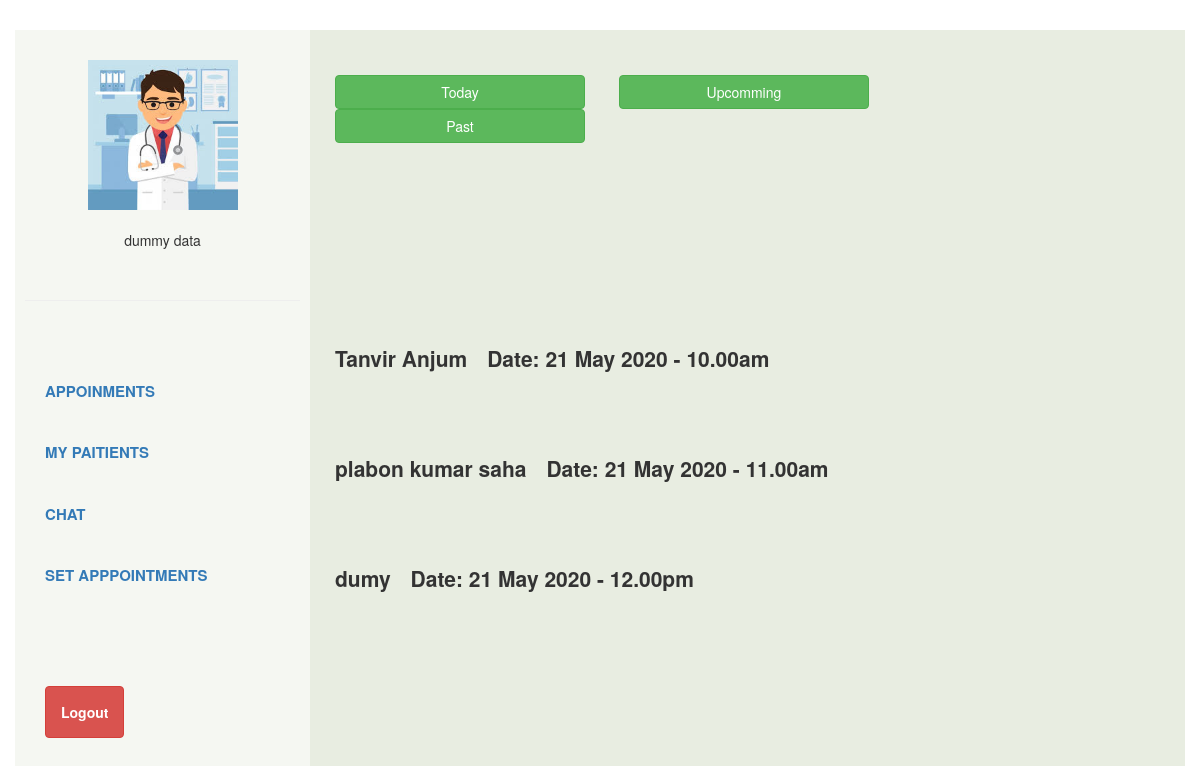
Page /doctorPortal/doctorPortal.php (signed in) on the committed database.
### tables this page shows
CREATE TABLE `appointments` (
  `appointmentsID` int(16) NOT NULL,
  `doctorID` int(16) NOT NULL,
  `appointmentsStatus` varchar(16) NOT NULL DEFAULT '''0''',
  `patientId` int(16) NOT NULL,
  `Date` varchar(16) NOT NULL,
  `time` varchar(16) NOT NULL
);

CREATE TABLE `user` (
  `userID` int(11) NOT NULL,
  `userName` varchar(32) NOT NULL,
  `userEmail` varchar(32) NOT NULL,
  `u_image` varchar(355) NOT NULL,
  `userPhone` varchar(16) NOT NULL,
  `userPassword` varchar(255) NOT NULL
);

### doctorPortal/doctorPortal.php (the view, shortened to what this page needs)
<!DOCTYPE html>
<html lang="en">
<?php
    if(isset($_SESSION['doctorName'])){
   $doctorID= $_SESSION['doctorID'];
    $doctorName = $_SESSION['doctorName'];
    include_once '../connection/dbConnect.php';
     if (!isset($_POST['upcomming']))
    {
        if (!isset($_POST['past']))
        {
                $todayDate = date('d/M/Y');
        }
         else
         {
             $todayDate = date('d/M/Y', time() - 86400);
         }
     }
    else
    {
        $todayDate = date('d/M/Y', time() + 86400);
    }
$sql = "select * from appointments where doctorID ='$doctorID' and patientId > 0";
$result = $conn->query($sql);
$name = '';
?>
<head>
    <link rel="stylesheet" type="text/css" href="style.css">
    <link rel="stylesheet" href="https://maxcdn.bootstrapcdn.com/bootstrap/3.4.1/css/bootstrap.min.css">
</head>
<body>
    <div class="container">
        <div class="left">
            <div class="imageSection">
                <img class="doctorImage" name="doctorImage" src="doctor_image.jpg" alt="doctor" height="150px" width="150px">
                <div class="doctorName" name="doctorImage">
                    <?php echo $doctorName ;?>
                </div>
            </div>
            <div>
                <hr>
            </div>
            <br>
            <br>
            <div class="buttonSection">
                <a href="doctorPortal.php" class="appointments" name="appoinments">Appoinments</a>
                <a href="myPatient.php" class="myPatients" name="myPatients">My Paitients</a>
                <a href="doctorChat.php" class="chat" name="chat">Chat</a>
                <a href="doctorSetAppointments.php" class="setApp" name="setApp">Set Apppointments</a>
                <form method="post">
                    <input type="submit" name="logout" value="Logout" class="btn btn-danger" id="logout">
                </form>
            </div>
        </div>
        <div class="right">
            <form method="post">
                <div class="shedule">
                    <form method="get">
                        <input type="submit" value="Today" id="today" class="btn btn-success" name="today">
                        <input type="submit" value="Upcomming" class="btn btn-success" name="upcomming">
                        <input type="submit" value="Past" class="btn btn-success" name="past">
                    </form>
                </div>
            </form>
            <div class="allAppointments">
                <?php
if ($result->num_rows > 0) {
while($row = $result->fetch_assoc())
{
    $userID = $row['patientId'];
   $sqlUser = "select * from user where userID = '$userID'";
    $resultUser = $conn->query($sqlUser);
            if($todayDate == $row['Date'])
            {
                if($resultUser -> num_rows >0){
                    while($rowUser = $resultUser->fetch_assoc())
                {
                $name = $rowUser["userName"];
                }
                }
                $date = $row["Date"];
                $day =explode("/", $date)[0];
                $month =explode("/", $date)[1];
                $year =explode("/", $date)[2];
                $time = $row["time"];
?>
                <div class="appoinments" id="app1" name="appointments1">
                    <div name="name" class="name"><?php echo $name ; ?></div>
                    <div name="date" class="date">
                        Date: <span name="date"><?php echo $day ; ?></span> <span name="month"><?php echo $month ; ?></span>&nbsp<span name="year"><?php echo $year ; ?></span> - <span name="time"> <?php echo $time ; ?></span>
                    </div>
                </div>
                <?php }}}}
                else{
                    header("location:../UserRegistration/userLogin.php");
                }
                ?>
            </div>
        </div>
    </div>
</body>
</html>

### doctorPortal/style.css (style rules this page uses)
.container { padding: 10px; height: auto; width: auto; display: flex; min-height: 100vh; min-width: 100%; margin: 20px; }
.left { border-style: hidden; padding: 10px; background-color: #f5f7f2; flex: 1; justify-content: center; display: flex; flex-direction: column }
hr { color: black; border-style: inset; border-width: 1px; margin: 0.5em auto; flex:1; }
.imageSection { margin-top: 20px; display: block; margin-left: auto; margin-right: auto; flex:2; }
.doctorName { text-align: center; margin-top: 20px; flex:1; }
.buttonSection { flex:4; display: flex; flex-direction: column; align-items: flex-start; }
.buttonSection a { margin: 10px; padding: 10px; border: none; background: none; text-transform: uppercase; font-size: 15px; font-weight: bold; }
.right { flex: 3; background-color: #e8ede1; padding: 45px 25px; display: flex; flex-direction: column }
.shedule { flex: 1; margin-bottom: 200px; }
.shedule input { width: 250px; margin-right: 30px; }
.appoinments { display: flex; margin-bottom: 80px; }
.name { font-weight: bold; font-size: 1.5em; margin-right: 20px; }
.date { font-size: 1.5em; font-weight: bold; margin-right: 20px; }
body { font-family:sans-serif; }
#logout { margin-left: 20px; margin-top: 80px; padding: 15px; font-weight: bold; }

### rows in the picture
appointments: user.userName "Tanvir Anjum", Date "21", Date "May", Date "2020", time "10.00am"
appointments: user.userName "plabon kumar saha", Date "21", Date "May", Date "2020", time "11.00am"
appointments: user.userName "dumy", Date "21", Date "May", Date "2020", time "12.00pm"

### other values in the picture
$doctorName "dummy data"
